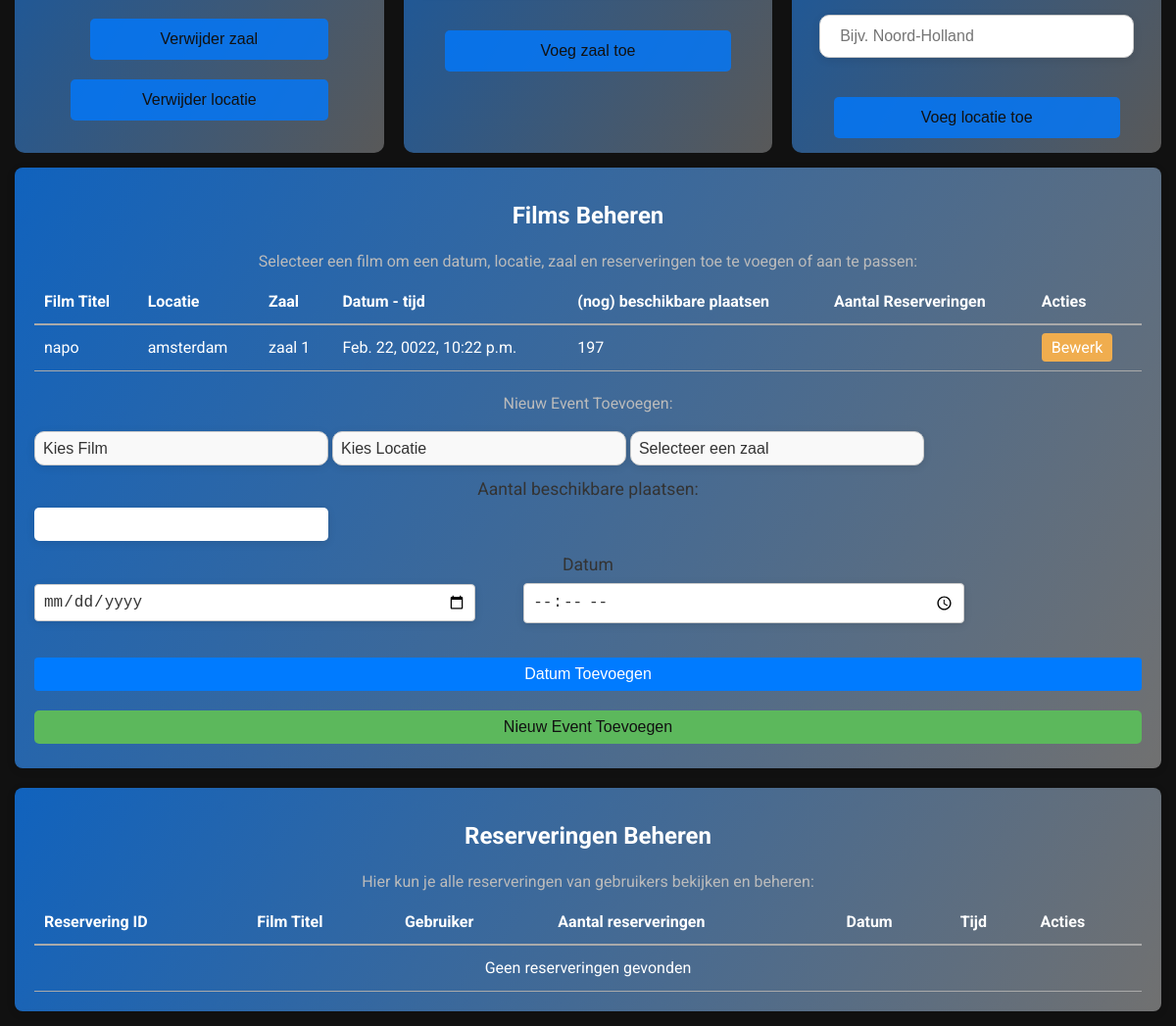
/account/dashboard/ (signed in, lower part), run on an earlier commit of the app's database.
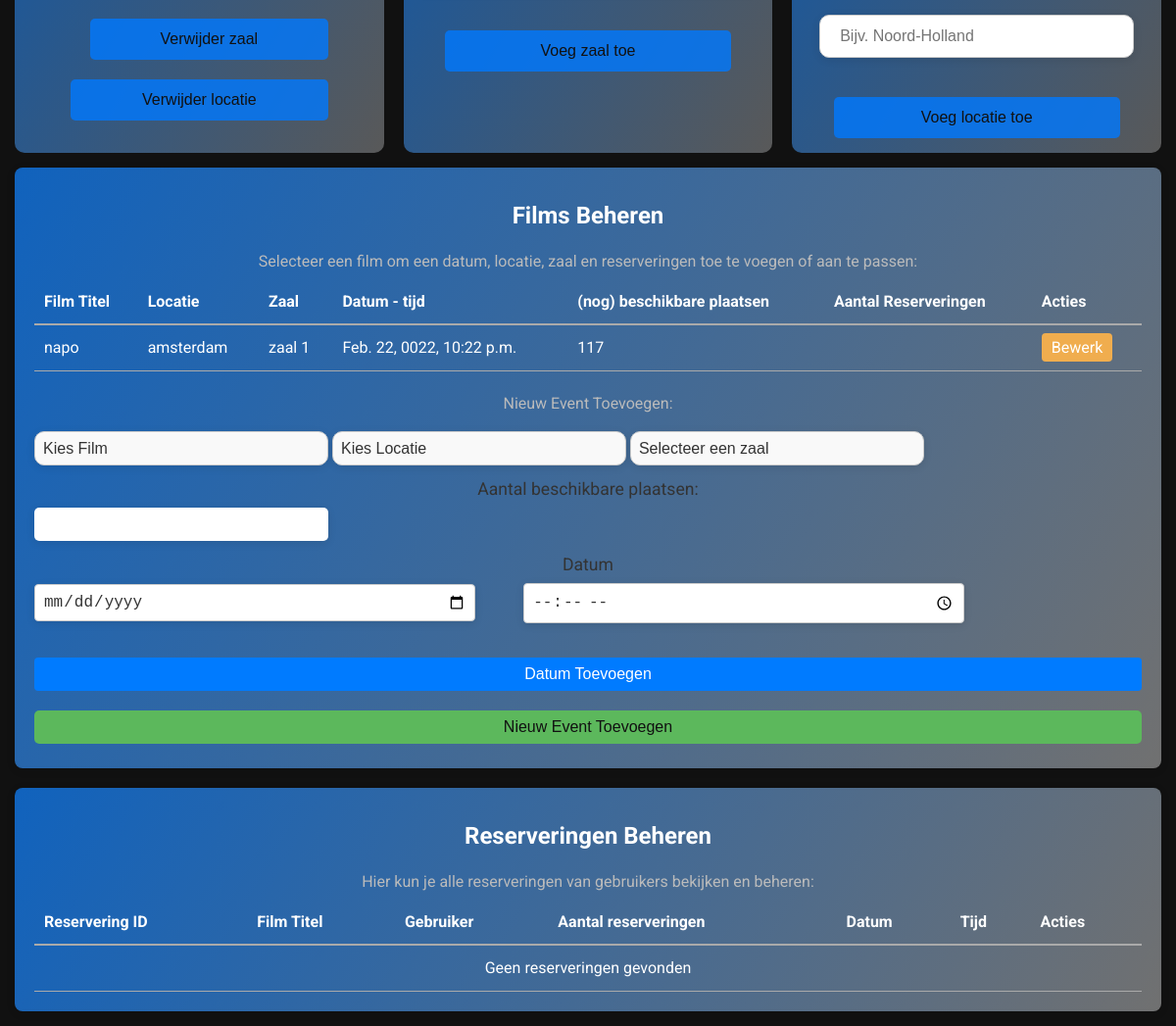
And on a later commit of the database.
### reserveringen/models.py (models this page shows, shortened)
class Event(models.Model):
    id = models.AutoField(primary_key=True)
    film = models.ForeignKey(Film, on_delete=models.CASCADE, related_name="events")
    location = models.ForeignKey(Location, on_delete=models.CASCADE)
    room = models.ForeignKey(Room, on_delete=models.CASCADE)
    date = models.DateTimeField()
    totaal_aantal_plekken = models.PositiveIntegerField(default=0)

### films/models.py (models this page shows, shortened)
class Film(models.Model):
    title = models.CharField(max_length=200)
    release_date = models.DateTimeField(default=now)
    afbeelding = models.ImageField(upload_to='films/', null=True, blank=True)
    beschrijving = models.TextField(null=True, blank=True)
    genre = models.CharField(max_length=100)
    min_leeftijd = models.IntegerField()
    rooms = models.ManyToManyField(Room, related_name="films", blank=True)
    class Meta:
        verbose_name = "Film"
        verbose_name_plural = "Films"

class Location(models.Model):
    id = models.AutoField(primary_key=True)
    name = models.CharField(max_length=100)
    address = models.CharField(max_length=255, null=True, blank=True)
    city = models.CharField(max_length=100, null=True, blank=True)

class Room(models.Model):
    id = models.AutoField(primary_key=True)
    location = models.ForeignKey(Location, on_delete=models.CASCADE, related_name="rooms")
    name = models.CharField(max_length=100)
    capacity = models.IntegerField()

### accounts/views.py (the view, shortened to what this page needs)
# urls.py: path('dashboard/', views.dashboard, name='dashboard'),
def dashboard(request):
    if not request.user.is_authenticated:
        return redirect('/?openLoginModal=1')
    user_data, created = UserData.objects.get_or_create(user=request.user)
    if request.user.is_superuser:
        locations = Location.objects.all()
        rooms = Room.objects.all()
        films = Film.objects.all()
        events = Event.objects.all()
        reservations = Reservering.objects.all()
        return render(request, 'pages/user_pages/medewerkers_dashboard.html', {
            'locations': locations,
            'rooms': rooms,
            'films': films,
            'events': events,
            'user_data': user_data,
            'reservations': reservations
        })

### pages/templates/pages/user_pages/medewerkers_dashboard.html (shortened to what the changed rows need)
<!DOCTYPE html>
{% load static %}
<html lang="nl">
<head>
    <link rel="stylesheet" href="{% static 'css/componenten/form.css' %}">
    <link rel="stylesheet" href="{% static 'css/componenten/buttons.css' %}">
    <link rel="stylesheet" href="{% static 'css/page_componenten/medewerkers_dashboard.css' %}">
    <link rel="stylesheet" href="{% static 'css/main.css' %}">
</head>
<body>
{% include 'componenten/navbar.html' %}
<section class="cards-container" style="display: flex; flex-direction: column; gap: 20px; width: auto; margin: 15px">
    <section class="card" style="width: 100%; padding: 20px; background-color: #333; border-radius: 8px; box-shadow: 0 2px 10px rgba(0, 0, 0, 0.1); display: flex;">
        <table style="width: 100%; border-collapse: collapse; text-align: left; color: #fff;">
            <thead>
                <tr>
                    <th style="border-bottom: 2px solid #aaa; padding: 10px;">Film Titel</th>
                    <th style="border-bottom: 2px solid #aaa; padding: 10px;">Locatie</th>
                    <th style="border-bottom: 2px solid #aaa; padding: 10px;">Zaal</th>
                    <th style="border-bottom: 2px solid #aaa; padding: 10px;">Datum - tijd</th>
                    <th style="border-bottom: 2px solid #aaa; padding: 10px;">(nog) beschikbare plaatsen</th>
                    <th style="border-bottom: 2px solid #aaa; padding: 10px;">Aantal Reserveringen</th>
                    <th style="border-bottom: 2px solid #aaa; padding: 10px;">Acties</th>
                </tr>
            </thead>
            <tbody>
                {% for event in events %}
                <tr>
                    <td style="padding: 10px; border-bottom: 1px solid #aaa;">{{ event.film.title }}</td>
                    <td style="padding: 10px; border-bottom: 1px solid #aaa;">{{ event.location.name }}</td>
                    <td style="padding: 10px; border-bottom: 1px solid #aaa;">{{ event.room.name }}</td>
                    <td style="padding: 10px; border-bottom: 1px solid #aaa;">{{ event.date }}</td>
                    <td style="padding: 10px; border-bottom: 1px solid #aaa;">{{ event.totaal_aantal_plekken }}</td>
                    <td style="padding: 10px; border-bottom: 1px solid #aaa;"></td>
                    <td style="padding: 10px; border-bottom: 1px solid #aaa;">
                        <a href="{% url 'edit_event' event.id %}" class="btn btn-warning" style="padding: 5px 10px; color: #fff; background-color: #f0ad4e; border-radius: 4px; text-decoration: none;">Bewerk</a>
                    </td>
                </tr>
                {% empty %}
                <tr>
                    <td colspan="7" style="text-align: center; padding: 10px; border-bottom: 1px solid #aaa;">Geen events gevonden</td>
                </tr>
                {% endfor %}
            </tbody>
        </table>
    </section>
    <section class="card" style="width: 100%; padding: 20px; background-color: #333; border-radius: 8px; box-shadow: 0 2px 10px rgba(0, 0, 0, 0.1);">
        <table style="width: 100%; border-collapse: collapse; text-align: left; color: #fff;">
            <thead>
                <tr>
                    <th style="border-bottom: 2px solid #aaa; padding: 10px;">Reservering ID</th>
                    <th style="border-bottom: 2px solid #aaa; padding: 10px;">Film Titel</th>
                    <th style="border-bottom: 2px solid #aaa; padding: 10px;">Gebruiker</th>
                    <th style="border-bottom: 2px solid #aaa; padding: 10px;">Aantal reserveringen</th>
                    <th style="border-bottom: 2px solid #aaa; padding: 10px;">Datum</th>
                    <th style="border-bottom: 2px solid #aaa; padding: 10px;">Tijd</th>
                    <th style="border-bottom: 2px solid #aaa; padding: 10px;">Acties</th>
                </tr>
<tbody>
    {% if reservations %}
        {% for reservation in reservations %}
            <tr>
                <td style="padding: 10px; border-bottom: 1px solid #aaa;">{{ reservation.id }}</td>
                <td style="padding: 10px; border-bottom: 1px solid #aaa;">{{ reservation.event.film.title }}</td>
                <td style="padding: 10px; border-bottom: 1px solid #aaa;">{{ reservation.gebruiker.name }}</td>
                <td style="padding: 10px; border-bottom: 1px solid #aaa;">
                    <span class="stoelen-tekst">{{ reservation.aantal_tickets }}</span>
                    <div class="stoelen-input-container" style="display: none;">
                        <input type="number" name="aantal_tickets" class="stoelen-input" style="padding: 8px; width: 80px; margin-top: 10px;">
                    </div>
                </td>
                <td style="padding: 10px; border-bottom: 1px solid #aaa;">{{ reservation.reserveringsdatum|date:"Y-m-d" }}</td>
                <td style="padding: 10px; border-bottom: 1px solid #aaa;">{{ reservation.reserveringsdatum|time:"H:i" }}</td>
                <td style="padding: 10px; border-bottom: 1px solid #aaa;">
                    <form method="POST" action="{% url 'edit_reservation' reservation.id %}" class="edit-form" style="display: inline;">
                        {% csrf_token %}
                        <button type="submit" class="btn btn-warning edit-btn" style="padding: 5px 10px; color: #fff; background-color: #f0ad4e; border-radius: 4px;">Bewerk</button>
                    </form>
                    <button type="button" class="btn btn-danger" onclick="confirmDelete({{ reservation.id }})" style="padding: 5px 10px; color: #fff; background-color: #d9534f; border-radius: 4px;">Verwijder</button>
                </td>
            </tr>
        {% endfor %}
    {% else %}
        <tr>
            <td colspan="7" style="text-align: center; padding: 10px; border-bottom: 1px solid #aaa;">Geen reserveringen gevonden</td>
        </tr>
    {% endif %}
</tbody>
        </table>
    </section>
</section>
</body>
</html>

What changed in the data, as far as the page shows it:
changed Event "Feb. 22, 0022, 10:22 p.m.": totaal_aantal_plekken "197" → "117"
